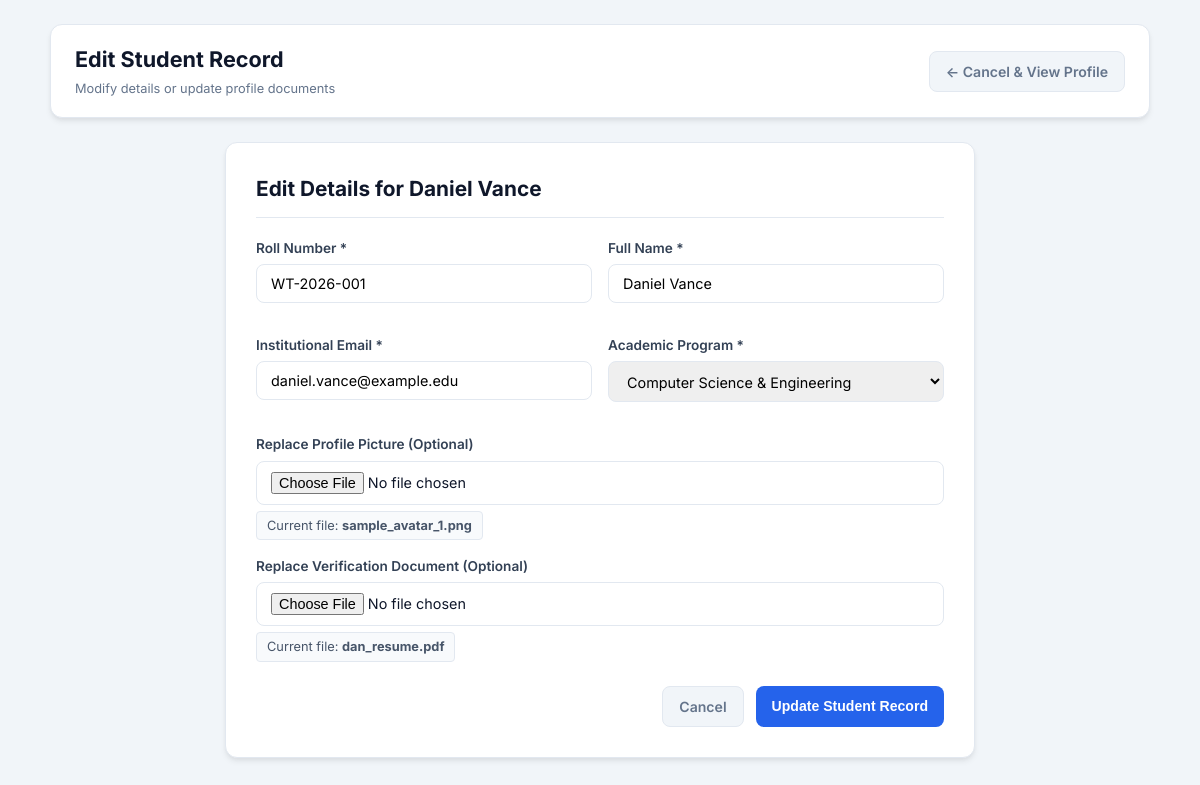
The page /edit_student.php?id=1 on the database its author committed.
### tables this page shows
CREATE TABLE `students` (
    `id` INT AUTO_INCREMENT PRIMARY KEY,
    `roll_number` VARCHAR(30) NOT NULL UNIQUE,
    `full_name` VARCHAR(100) NOT NULL,
    `email` VARCHAR(100) NOT NULL UNIQUE,
    `course` VARCHAR(100) NOT NULL,
    `profile_image` VARCHAR(255) DEFAULT NULL,
    `profile_image_type` VARCHAR(100) DEFAULT NULL,
    `profile_image_size` INT DEFAULT 0,
    `document` VARCHAR(255) DEFAULT NULL,
    `document_type` VARCHAR(100) DEFAULT NULL,
    `document_size` INT DEFAULT 0,
    `created_at` TIMESTAMP DEFAULT CURRENT_TIMESTAMP,
    `updated_at` TIMESTAMP DEFAULT CURRENT_TIMESTAMP ON UPDATE CURRENT_TIMESTAMP,
    INDEX `idx_roll_number` (`roll_number`),
    INDEX `idx_email` (`email`)
);

### edit_student.php (the view, shortened to what this page needs)
<?php
require_once __DIR__ . '/db.php';
$id = filter_input(INPUT_GET, 'id', FILTER_VALIDATE_INT);
try {
    $stmt = $pdo->prepare("SELECT * FROM students WHERE id = :id LIMIT 1");
    $stmt->execute([':id' => $id]);
    $student = $stmt->fetch();
} catch (PDOException $e) {
    die("Database query error: " . htmlspecialchars($e->getMessage()));
}
$formData = [
    'roll_number' => $student['roll_number'],
    'full_name'   => $student['full_name'],
    'email'       => $student['email'],
    'course'      => $student['course']
];
?>
<!DOCTYPE html>
<html lang="en">
<head>
  <link rel="stylesheet" href="style.css">
</head>
<body>
  <div class="container">
    <header class="navbar">
      <div class="nav-brand">
        <h2>Edit Student Record</h2>
        <span class="subtitle">Modify details or update profile documents</span>
      </div>
      <div class="nav-actions">
        <a href="view_student.php?id=<?= $student['id'] ?>" class="btn btn-secondary">&larr; Cancel & View Profile</a>
      </div>
    </header>
    <main class="form-card">
      <h3 class="form-title">Edit Details for <?= htmlspecialchars($student['full_name']) ?></h3>
      <form method="POST" action="edit_student.php?id=<?= $student['id'] ?>" enctype="multipart/form-data">
        <div class="form-row">
          <div class="form-group">
            <label for="roll_number">Roll Number *</label>
            <input
              type="text"
              id="roll_number"
              name="roll_number"
              class="form-control"
              value="<?= htmlspecialchars($formData['roll_number']) ?>"
              required
            >
          </div>
          <div class="form-group">
            <label for="full_name">Full Name *</label>
            <input
              type="text"
              id="full_name"
              name="full_name"
              class="form-control"
              value="<?= htmlspecialchars($formData['full_name']) ?>"
              required
            >
          </div>
        </div>
        <div class="form-row">
          <div class="form-group">
            <label for="email">Institutional Email *</label>
            <input
              type="email"
              id="email"
              name="email"
              class="form-control"
              value="<?= htmlspecialchars($formData['email']) ?>"
              required
            >
          </div>
          <div class="form-group">
            <label for="course">Academic Program *</label>
            <select id="course" name="course" class="form-control" required>
              <?php
                $courses = [
                  'Computer Science & Engineering',
                  'Artificial Intelligence & Data Science',
                  'Information Technology',
                  'Software Engineering',
                  'Cybersecurity & Digital Forensics'
                ];
                foreach ($courses as $c):
              ?>
                <option value="<?= $c ?>" <?= ($formData['course'] === $c) ? 'selected' : '' ?>>
                  <?= $c ?>
                </option>
              <?php endforeach; ?>
            </select>
          </div>
        </div>
        <div class="form-group">
          <label for="profile_image">Replace Profile Picture (Optional)</label>
          <input
            type="file"
            id="profile_image"
            name="profile_image"
            class="form-control"
            accept="image/jpeg,image/png,image/webp"
          >
          <?php if (!empty($student['profile_image'])): ?>
            <div class="current-file-badge">
              <span>Current file: <strong><?= htmlspecialchars($student['profile_image']) ?></strong></span>
            </div>
          <?php endif; ?>
        </div>
        <div class="form-group">
          <label for="document">Replace Verification Document (Optional)</label>
          <input
            type="file"
            id="document"
            name="document"
            class="form-control"
            accept=".pdf,.doc,.docx,application/pdf,application/msword"
          >
          <?php if (!empty($student['document'])): ?>
            <div class="current-file-badge">
              <span>Current file: <strong><?= htmlspecialchars($student['document']) ?></strong></span>
            </div>
          <?php endif; ?>
        </div>
        <div style="display: flex; justify-content: flex-end; gap: 12px; margin-top: 24px;">
          <a href="view_student.php?id=<?= $student['id'] ?>" class="btn btn-secondary">Cancel</a>
          <button type="submit" class="btn btn-primary">Update Student Record</button>
        </div>
      </form>
    </main>
  </div>
</body>
</html>

### style.css (style rules this page uses)
:root { --primary: #2563eb; --primary-hover: #1d4ed8; --primary-light: #eff6ff; --secondary: #64748b; --success: #10b981; --warning: #f59e0b; --danger: #ef4444; --danger-hover: #dc2626; --bg-color: #f1f5f9; --card-bg: #ffffff; --text-dark: #0f172a; --text-muted: #64748b; --border-color: #e2e8f0; --radius: 8px; --radius-lg: 12px; --shadow: 0 4px 6px -1px rgba(0, 0, 0, 0.08), 0 2px 4px -1px rgba(0, 0, 0, 0.04); }
*, *::before, *::after { box-sizing: border-box; margin: 0; padding: 0; }
body { font-family: 'Inter', system-ui, -apple-system, BlinkMacSystemFont, "Segoe UI", Roboto, sans-serif; background-color: var(--bg-color); color: var(--text-dark); line-height: 1.5; padding: 24px 16px; min-height: 100vh; }
.container { max-width: 1100px; margin: 0 auto; }
.navbar { display: flex; justify-content: space-between; align-items: center; background: var(--card-bg); padding: 18px 24px; border-radius: var(--radius-lg); box-shadow: var(--shadow); margin-bottom: 24px; border: 1px solid var(--border-color); }
.nav-brand h2 { font-size: 1.35rem; font-weight: 700; color: var(--text-dark); }
.nav-brand .subtitle { font-size: 0.8rem; color: var(--text-muted); }
.nav-actions { display: flex; gap: 12px; }
.btn { display: inline-flex; align-items: center; gap: 6px; padding: 9px 16px; font-size: 0.88rem; font-weight: 600; border-radius: var(--radius); text-decoration: none; border: none; cursor: pointer; transition: all 0.2s ease; }
.btn-primary { background: var(--primary); color: #ffffff; }
.btn-secondary { background: #f1f5f9; color: var(--text-muted); border: 1px solid var(--border-color); }
.form-card { background: var(--card-bg); border-radius: var(--radius-lg); box-shadow: var(--shadow); border: 1px solid var(--border-color); padding: 30px; max-width: 750px; margin: 0 auto; }
.form-title { font-size: 1.3rem; margin-bottom: 20px; padding-bottom: 12px; border-bottom: 1px solid var(--border-color); }
.form-row { display: grid; grid-template-columns: 1fr 1fr; gap: 16px; margin-bottom: 16px; }
.form-group { margin-bottom: 16px; }
.form-group label { display: block; font-size: 0.85rem; font-weight: 600; margin-bottom: 6px; color: #334155; }
.form-control { width: 100%; padding: 10px 14px; border: 1px solid var(--border-color); border-radius: var(--radius); font-size: 0.9rem; font-family: inherit; }
.current-file-badge { display: inline-flex; align-items: center; gap: 8px; margin-top: 6px; font-size: 0.8rem; color: #475569; background: #f8fafc; padding: 4px 10px; border-radius: 4px; border: 1px solid var(--border-color); }

### rows shown on the page
students: full_name "Daniel Vance", roll_number "WT-2026-001", email "daniel.vance@example.edu", course "Computer Science & Engineering", profile_image "sample_avatar_1.png", document "dan_resume.pdf"
